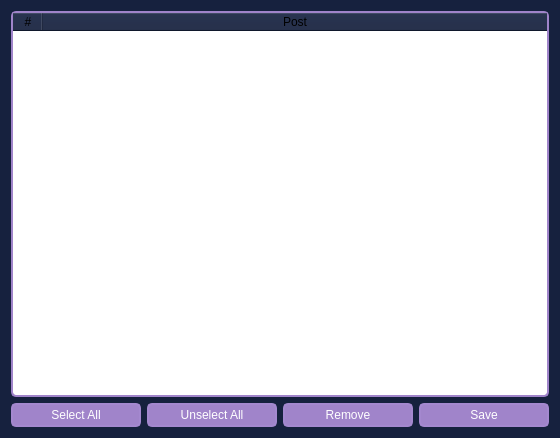
<?xml version="1.0" encoding="UTF-8"?>
<ui version="4.0">
 <class>remove_post</class>
 <widget class="QDialog" name="remove_post">
  <property name="geometry">
   <rect>
    <x>0</x>
    <y>0</y>
    <width>560</width>
    <height>438</height>
   </rect>
  </property>
  <property name="windowTitle">
   <string>Remove Post</string>
  </property>
  <property name="styleSheet">
   <string notr="true">background:rgb(22, 33, 62)</string>
  </property>
  <layout class="QVBoxLayout" name="verticalLayout">
   <item>
    <widget class="QTableWidget" name="user_table_tbl">
     <property name="styleSheet">
      <string notr="true">QTableWidget{
background:rgb(255, 255, 255);
border: 2px solid rgb(160, 132, 202);
border-radius:5px;
}</string>
     </property>
     <property name="editTriggers">
      <set>QAbstractItemView::AllEditTriggers</set>
     </property>
     <property name="alternatingRowColors">
      <bool>true</bool>
     </property>
     <property name="selectionMode">
      <enum>QAbstractItemView::NoSelection</enum>
     </property>
     <property name="selectionBehavior">
      <enum>QAbstractItemView::SelectRows</enum>
     </property>
     <property name="sortingEnabled">
      <bool>true</bool>
     </property>
     <property name="columnCount">
      <number>2</number>
     </property>
     <attribute name="horizontalHeaderCascadingSectionResizes">
      <bool>true</bool>
     </attribute>
     <attribute name="horizontalHeaderDefaultSectionSize">
      <number>30</number>
     </attribute>
     <attribute name="horizontalHeaderMinimumSectionSize">
      <number>30</number>
     </attribute>
     <attribute name="horizontalHeaderShowSortIndicator" stdset="0">
      <bool>true</bool>
     </attribute>
     <attribute name="horizontalHeaderStretchLastSection">
      <bool>true</bool>
     </attribute>
     <attribute name="verticalHeaderVisible">
      <bool>false</bool>
     </attribute>
     <attribute name="verticalHeaderCascadingSectionResizes">
      <bool>false</bool>
     </attribute>
     <attribute name="verticalHeaderHighlightSections">
      <bool>false</bool>
     </attribute>
     <attribute name="verticalHeaderShowSortIndicator" stdset="0">
      <bool>false</bool>
     </attribute>
     <attribute name="verticalHeaderStretchLastSection">
      <bool>false</bool>
     </attribute>
     <column>
      <property name="text">
       <string>#</string>
      </property>
     </column>
     <column>
      <property name="text">
       <string>Post</string>
      </property>
     </column>
    </widget>
   </item>
   <item>
    <widget class="QWidget" name="widget" native="true">
     <layout class="QHBoxLayout" name="horizontalLayout">
      <property name="leftMargin">
       <number>0</number>
      </property>
      <property name="topMargin">
       <number>0</number>
      </property>
      <property name="rightMargin">
       <number>0</number>
      </property>
      <property name="bottomMargin">
       <number>0</number>
      </property>
      <item>
       <widget class="QPushButton" name="select_all_btn">
        <property name="cursor">
         <cursorShape>PointingHandCursor</cursorShape>
        </property>
        <property name="styleSheet">
         <string notr="true">QPushButton { 
	background:rgb(160, 132, 202); 
	color:white;
	border: 2px solid rgb(164, 136, 207);
  	border-radius: 5px;
	height:20px;
	width:50px;
 }
QPushButton:hover { 
	background:rgb(164, 136, 207);
border: 2px solid rgb(160, 132, 202);
  	border-radius: 5px;
}</string>
        </property>
        <property name="text">
         <string>Select All</string>
        </property>
        <property name="icon">
         <iconset>
          <normaloff>images/selection.png</normaloff>images/selection.png</iconset>
        </property>
       </widget>
      </item>
      <item>
       <widget class="QPushButton" name="unselect_all_btn">
        <property name="cursor">
         <cursorShape>PointingHandCursor</cursorShape>
        </property>
        <property name="styleSheet">
         <string notr="true">QPushButton { 
	background:rgb(160, 132, 202); 
	color:white;
	border: 2px solid rgb(164, 136, 207);
  	border-radius: 5px;
	height:20px;
	width:50px;
 }
QPushButton:hover { 
	background:rgb(164, 136, 207);
border: 2px solid rgb(160, 132, 202);
  	border-radius: 5px;
}</string>
        </property>
        <property name="text">
         <string>Unselect All</string>
        </property>
        <property name="icon">
         <iconset>
          <normaloff>images/eliminate.png</normaloff>images/eliminate.png</iconset>
        </property>
       </widget>
      </item>
      <item>
       <widget class="QPushButton" name="import_btn">
        <property name="cursor">
         <cursorShape>PointingHandCursor</cursorShape>
        </property>
        <property name="styleSheet">
         <string notr="true">QPushButton { 
	background:rgb(160, 132, 202); 
	color:white;
	border: 2px solid rgb(164, 136, 207);
  	border-radius: 5px;
	height:20px;
	width:50px;
 }
QPushButton:hover { 
	background:rgb(164, 136, 207);
border: 2px solid rgb(160, 132, 202);
  	border-radius: 5px;
}</string>
        </property>
        <property name="text">
         <string>Remove</string>
        </property>
        <property name="icon">
         <iconset>
          <normaloff>images/remove-user.png</normaloff>images/remove-user.png</iconset>
        </property>
       </widget>
      </item>
      <item>
       <widget class="QPushButton" name="save_btn">
        <property name="cursor">
         <cursorShape>PointingHandCursor</cursorShape>
        </property>
        <property name="styleSheet">
         <string notr="true">QPushButton { 
	background:rgb(160, 132, 202); 
	color:white;
	border: 2px solid rgb(164, 136, 207);
  	border-radius: 5px;
	height:20px;
	width:50px;
 }
QPushButton:hover { 
	background:rgb(164, 136, 207);
border: 2px solid rgb(160, 132, 202);
  	border-radius: 5px;
}</string>
        </property>
        <property name="text">
         <string>Save</string>
        </property>
        <property name="icon">
         <iconset>
          <normaloff>images/diskette.png</normaloff>images/diskette.png</iconset>
        </property>
       </widget>
      </item>
     </layout>
    </widget>
   </item>
  </layout>
 </widget>
 <resources/>
 <connections/>
</ui>
